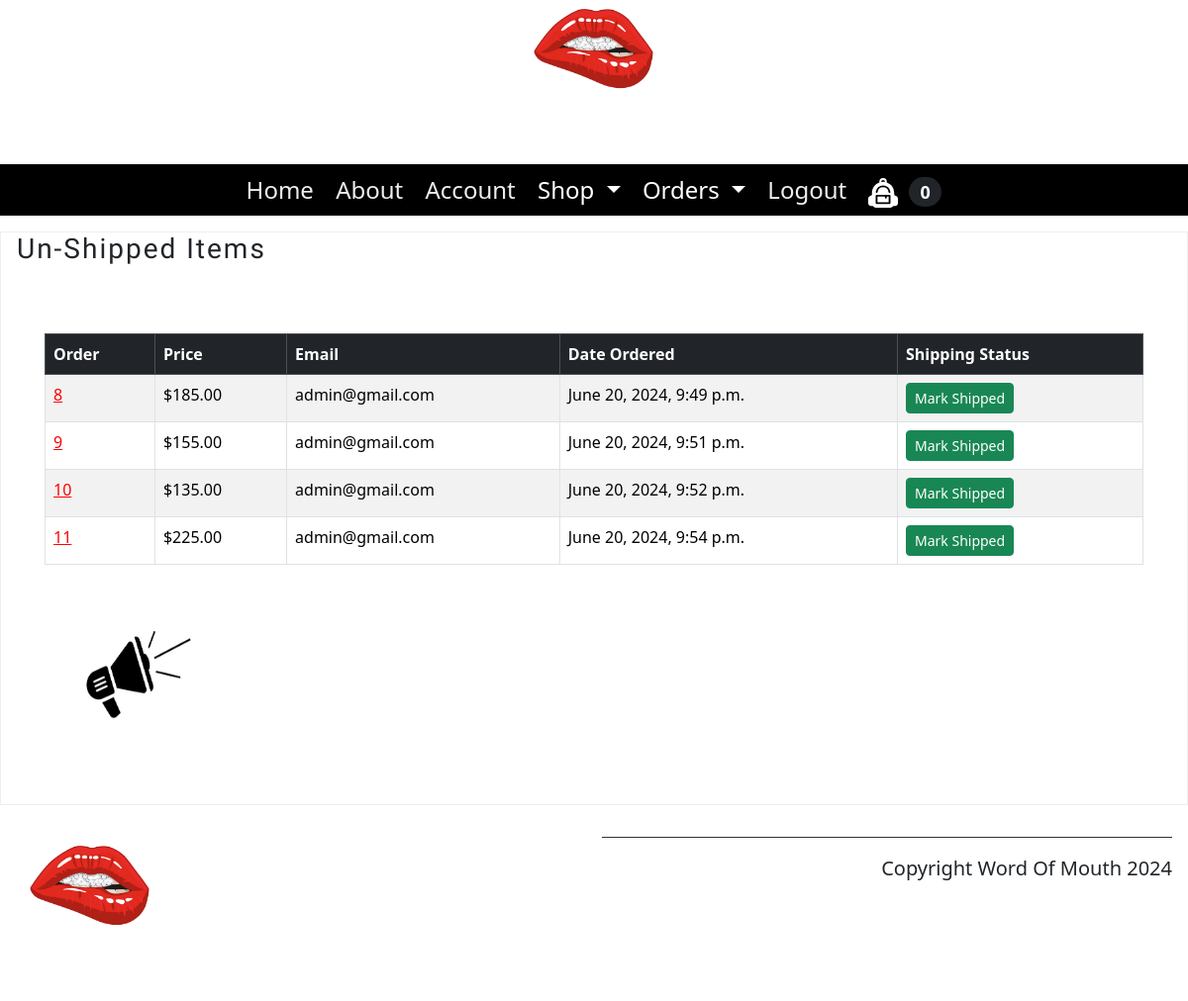
Before: /payment/not_shipped_items/ (signed in) with the older database file.
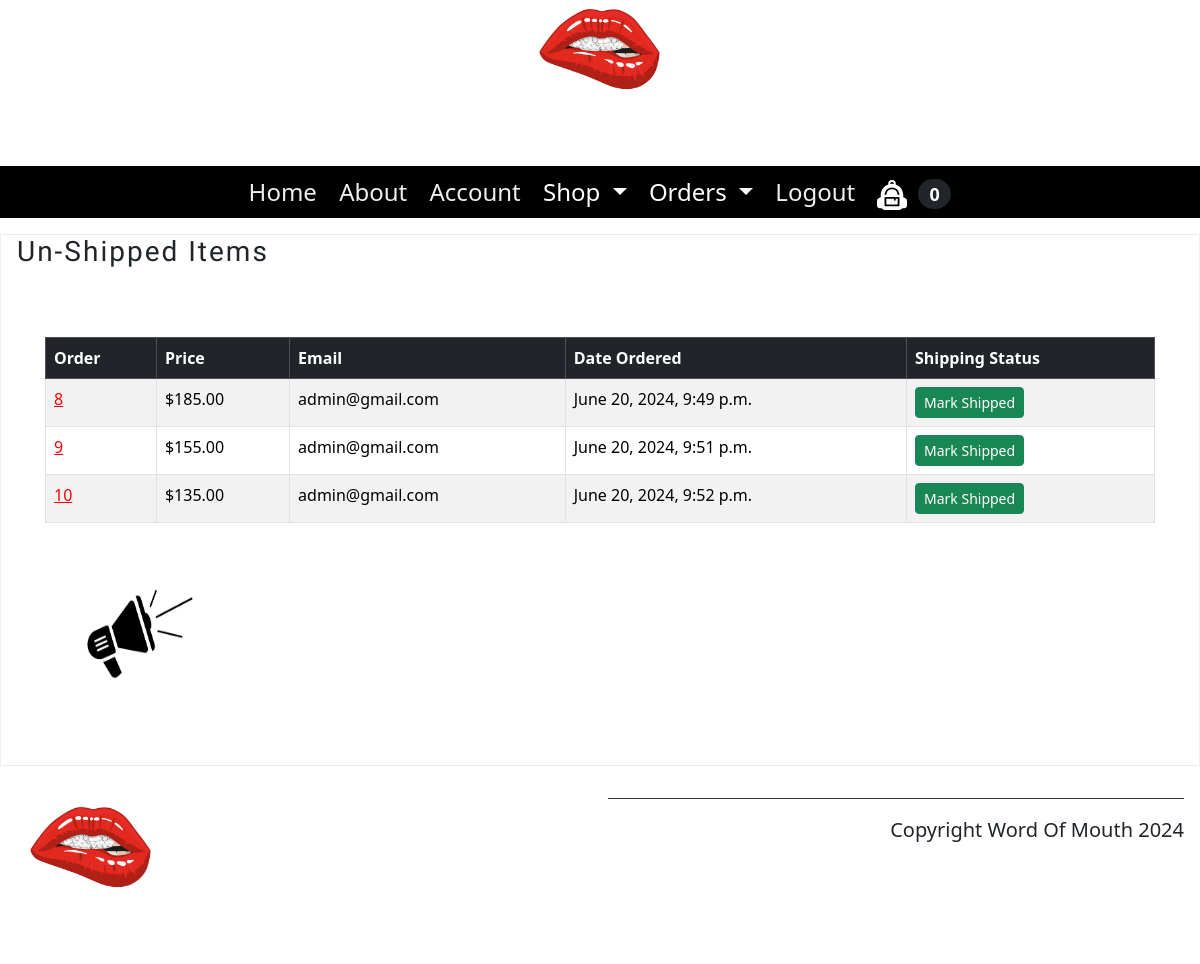
After: the same page with the newer database file.
### payment/models.py (models this page shows, shortened)
class Order(models.Model):
    user = models.ForeignKey(User, on_delete=models.CASCADE, null=True, blank=True)
    full_name = models.CharField(max_length=255)
    email = models.EmailField(max_length=255)
    shipping_address = models.TextField(max_length=1500)
    amount_paid = models.DecimalField(max_digits=10, decimal_places=2)
    date_order = models.DateTimeField(auto_now_add=True)
    shipped = models.BooleanField(default=False)
    date_shipped = models.DateTimeField(blank=True, null=True)

### payment/views.py (the view, shortened to what this page needs)
# urls.py: path('not_shipped_items/', views.not_shipped_items, name="not_shipped_items"),
def not_shipped_items(request):
    if request.user.is_authenticated and request.user.is_superuser:
        orders = Order.objects.filter(shipped=False)
        return render(request, "not_shipped_items.html", {'orders': orders})
    else:
        messages.success(request, "Access Denied")
        return redirect('products:home')

### cart/cart.py (called while the page is built)
    def __len__(self):
        return len(self.cart)

### cart/context_processors.py (called while the page is built)
def cart(request):
    return {'cart':Cart(request)}

### templates/not_shipped_items.html (shortened to what this page needs)
{% extends 'base.html' %} {% load static %} {% block content %}
<section>
  <article>
    <h3>Un-Shipped Items</h3>
    <div class="row">
      <div class="column">
      </div>
      <table class="table table-striped table-hover table-bordered">
        <thead class="table-dark">
          <tr>
            <th scope="col">Order</th>
            <th scope="col">Price</th>
            <th scope="col">Email</th>
            <th scope="col">Date Ordered</th>
            <th scope="col">Shipping Status</th>
          </tr>
        </thead>
        <tbody>
            {% for item in orders%}
          <tr>
            <td><a style="color: red;" href="{% url 'payment:orders' item.id %}">{{ item.id }}</a></td>
            <td>${{ item.amount_paid }}</td>
            <td>{{ item.email }}</td>
            <td>{{ item.date_order }}</td>
            <td>
              <form method="POST">
                <button type="submit" class="btn btn-success btn-sm">Mark Shipped</button>
              </form>
            </td>
          </tr>
            {% endfor %}
        </tbody>
      </table>
      <div class="column">
        <figure class="figure">
          <img
            src="{% static 'img/speakerphone.jpeg' %}"
            alt="Speakerphone"
          />
        </figure>
      </div>
    </div>
  </article>
</section>
{% endblock %}

Changed rows visible on the page:
no longer on this page (row edited): Order: id "11", amount_paid "225.00", email "admin@gmail.com", date_order "June 20, 2024, 9:54 p.m."
